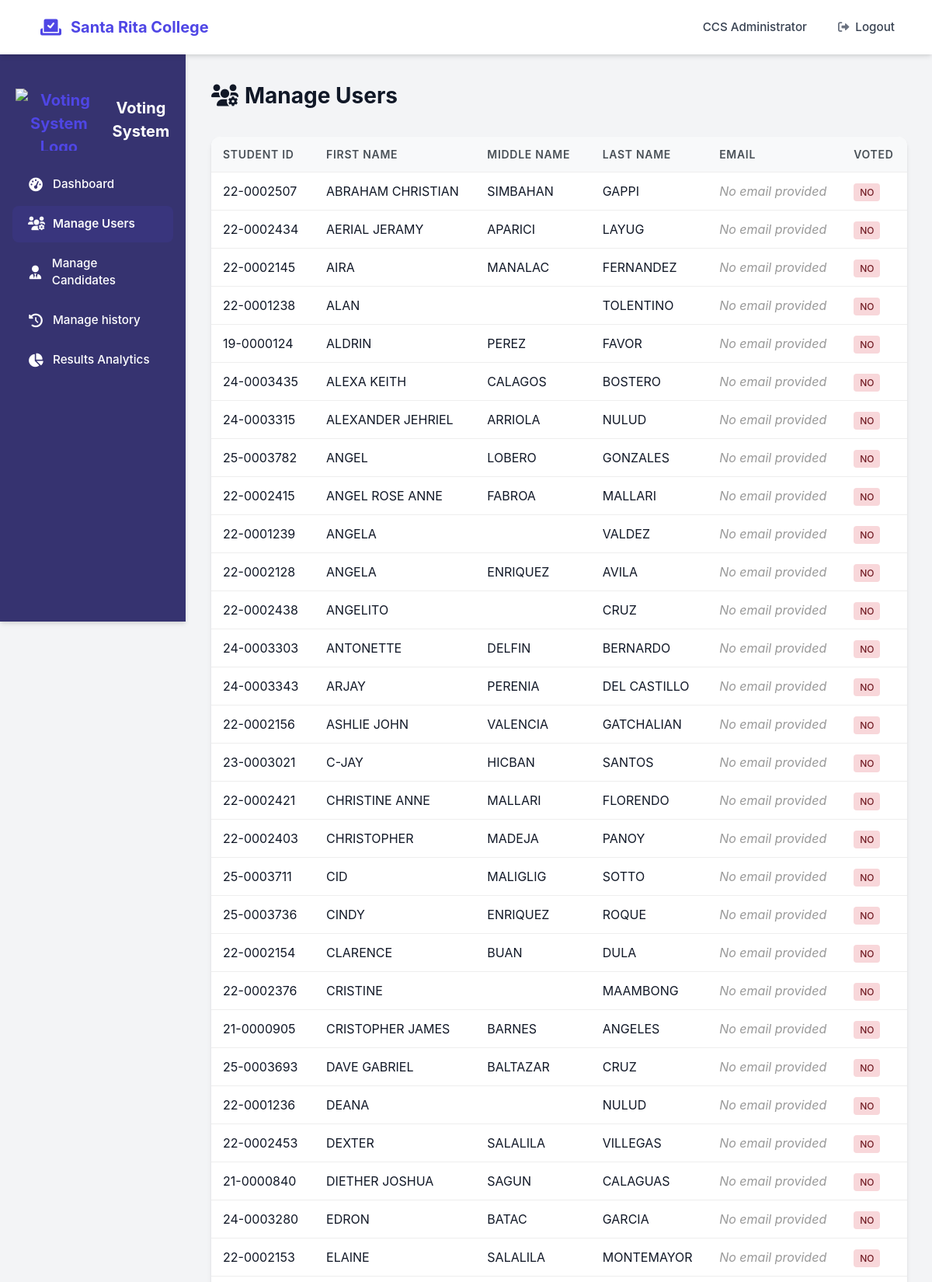
The app's page /admin/manage_users.php (signed in, upper part) with its own data.
### tables this page shows
CREATE TABLE `students` (
  `student_id` varchar(10) NOT NULL,
  `rfid_number` varchar(50) NOT NULL,
  `profile_picture` varchar(255) DEFAULT NULL,
  `first_name` varchar(100) NOT NULL,
  `middle_name` varchar(100) DEFAULT '',
  `last_name` varchar(100) NOT NULL,
  `suffix` varchar(50) DEFAULT '',
  `gender` varchar(6) NOT NULL,
  `email` varchar(150) DEFAULT NULL,
  `password` varchar(255) DEFAULT NULL,
  `is_approved` tinyint(1) NOT NULL DEFAULT '0',
  `has_voted` tinyint(1) NOT NULL DEFAULT '0',
  `reset_token` varchar(255) DEFAULT NULL,
  `reset_token_expires_at` datetime DEFAULT NULL,
  `department_id` int(11) DEFAULT NULL,
  `course_id` int(11) DEFAULT NULL
);

### admin/manage_users.php (the view, shortened to what this page needs)
<?php
require_once '../includes/db_connect.php';
try {
    $users = $pdo->query("SELECT student_id, first_name, middle_name, last_name, email AS gmail, has_voted FROM students ORDER BY first_name, middle_name, last_name")
                 ->fetchAll(PDO::FETCH_ASSOC);
} catch (PDOException $e) {
    $error = "Failed to load users: " . $e->getMessage();
    $users = array();
}
?>
<!DOCTYPE html>
<html lang="en">
<head>
    <link rel="stylesheet" href="https://cdnjs.cloudflare.com/ajax/libs/font-awesome/6.0.0/css/all.min.css">
</head>
<body>
<div class="admin-dashboard-container">
    <div class="admin-top-bar">
        <div class="logo">
            <i class="fas fa-vote-yea"></i>
            <span>Santa Rita College</span>
        </div>
        <div class="admin-info">
            <span><?php echo htmlspecialchars($_SESSION['admin_name']); ?></span>
            <a href="logout.php" class="logout-btn">
                <i class="fas fa-sign-out-alt"></i>
                <span>Logout</span>
            </a>
        </div>
    </div>
    <div class="admin-main-content">
        <div class="admin-sidebar">
            <center><div class="logo">
                <img src="../pic/srclogo.png" alt="Voting System Logo">
                <span style="color: white">Voting System</span>
            </div></center>
            <ul>
                <li>
                    <a href="dashboard.php">
                        <i class="fas fa-tachometer-alt"></i>
                        <span>Dashboard</span>
                    </a>
                </li>
                <li class="active">
                    <a href="manage_users.php">
                        <i class="fas fa-users-cog"></i>
                        <span>Manage Users</span>
                    </a>
                </li>
                <li>
                    <a href="manage_candidates.php">
                        <i class="fas fa-user-tie"></i>
                        <span>Manage Candidates</span>
                    </a>
                </li>
                <li>
                    <a href="manage_history.php">
                        <i class="fas fa-history"></i>
                        <span>Manage history</span>
                    </a>
                </li>
                <li>
                    <a href="results.php">
                        <i class="fas fa-chart-pie"></i>
                        <span>Results Analytics</span>
                    </a>
                </li>
            </ul>
        </div>
        <div class="admin-content-area">
            <div class="content-header">
                <h2>
                    <i class="fas fa-users-cog"></i>
                    Manage Users
                </h2>
            </div>
            <div class="user-management">
                <table id="usersTable">
                    <thead>
                    <tr>
                        <th>Student ID</th>
                        <th>First Name</th>
                        <th class="hide-sm">Middle Name</th>
                        <th>Last Name</th>
                        <th>Email</th>
                        <th class="hide-sm">Voted</th>
                    </tr>
                    </thead>
                    <tbody id="usersTableBody">
                    <?php if (!empty($users)): ?>
                        <?php foreach ($users as $user): ?>
                            <tr>
                                <td><?php echo htmlspecialchars($user['student_id']); ?></td>
                                <td><?php echo htmlspecialchars($user['first_name']); ?></td>
                                <td class="hide-sm"><?php echo htmlspecialchars($user['middle_name']); ?></td>
                                <td><?php echo htmlspecialchars($user['last_name']); ?></td>
                                <td class="gmail-cell">
                                    <?php if (!empty($user['gmail'])): ?>
                                        <span class="gmail-text"><?php echo htmlspecialchars($user['gmail']); ?></span>
                                    <?php else: ?>
                                        <span class="no-gmail">No email provided</span>
                                    <?php endif; ?>
                                </td>
                                <td class="hide-sm">
                                    <span class="status <?php echo $user['has_voted'] ? 'voted' : 'not-voted'; ?>">
                                        <?php echo $user['has_voted'] ? 'Yes' : 'No'; ?>
                                    </span>
                                </td>
                            </tr>
                        <?php endforeach; ?>
                    <?php else: ?>
                        <tr>
                            <td colspan="6" style="text-align: center; font-style: italic; color: #6b7280;">No users found.</td>
                        </tr>
                    <?php endif; ?>
                    </tbody>
                </table>
            </div>
        </div>
    </div>
</div>

### admin/manage_users.php (style rules this page uses)
.gmail-cell { max-width: 200px; word-break: break-word; overflow-wrap: break-word; }
.no-gmail { color: #999; font-style: italic; }
:root { --primary-color: #4f46e5; --primary-light: #6366f1; --primary-dark: #4338ca; --secondary-color: #7c3aed; --accent-color: #2563eb; --light-color: #f9fafb; --dark-color: #111827; --gray-dark: #374151; --gray-medium: #6b7280; --gray-light: #e5e7eb; --danger-color: #dc2626; --success-color: #10b981; --warning-color: #f59e0b; --border-radius: 12px; --border-radius-sm: 8px; --box-shadow: 0 4px 6px -1px rgba(0, 0, 0, 0.1), 0 2px 4px -1px rgba(0, 0, 0, 0.06); --box-shadow-md: 0 10px 15px -3px rgba(0, 0, 0, 0.1), 0 4px 6px -2px rgba(0, 0, 0, 0.05); --transition: all 0.2s cubic-bezier(0.4, 0, 0.2, 1); }
* { margin: 0; padding: 0; box-sizing: border-box; font-family: 'Inter', -apple-system, BlinkMacSystemFont, sans-serif; }
body { background-color: #f3f4f6; color: var(--dark-color); line-height: 1.5; }
.admin-dashboard-container { display: flex; flex-direction: column; min-height: 100vh; }
.admin-top-bar { background-color: white; padding: 0 2rem; display: flex; justify-content: space-between; align-items: center; box-shadow: var(--box-shadow); position: sticky; top: 0; z-index: 100; height: 70px; }
.logo { font-size: 1.25rem; font-weight: 700; color: var(--primary-color); display: flex; align-items: center; gap: 0.75rem; }
.logo i { font-size: 1.5rem; color: var(--primary-color); }
.admin-info { display: flex; align-items: center; gap: 1.5rem; }
.admin-info span { font-weight: 500; color: var(--gray-dark); font-size: 0.95rem; }
.logout-btn { color: var(--gray-medium); text-decoration: none; font-weight: 500; display: flex; align-items: center; gap: 0.5rem; transition: var(--transition); font-size: 0.9rem; padding: 0.5rem 1rem; border-radius: var(--border-radius-sm); }
.admin-main-content { display: flex; flex: 1; }
.admin-sidebar { width: 280px; background-color: rgb(54, 51, 112); padding: 1.5rem 0; box-shadow: var(--box-shadow); height: calc(100vh - 70px); position: sticky; top: 70px; transition: var(--transition); border-right: 1px solid var(--gray-light); }
.admin-sidebar ul { list-style: none; padding: 0 1rem; }
.admin-sidebar li { margin-bottom: 0.25rem; }
.admin-sidebar a { display: flex; align-items: center; padding: 0.75rem 1.25rem; color: white; text-decoration: none; transition: var(--transition); gap: 0.75rem; border-radius: var(--border-radius-sm); font-weight: 500; font-size: 0.95rem; }
.admin-sidebar a i { width: 20px; text-align: center; font-size: 1.1rem; }
.admin-sidebar .active a { background-color: rgba(79, 70, 229, 0.1); color: var(--light-color); font-weight: 600; }
.admin-content-area { flex: 1; padding: 2rem; background-color: #f3f4f6; }
.user-management { background-color: white; border-radius: var(--border-radius); box-shadow: var(--box-shadow); overflow: hidden; }
table { width: 100%; border-collapse: collapse; }
th, td { padding: 12px 15px; text-align: left; border-bottom: 1px solid #eee; vertical-align: middle; }
th { background-color: #f8f9fa; font-weight: 600; color: #495057; font-size: 0.875rem; text-transform: uppercase; letter-spacing: 0.05em; }
.status { padding: 4px 8px; border-radius: 4px; font-size: 12px; font-weight: 500; text-transform: uppercase; }
.status.not-voted { background-color: #f8d7da; color: #721c24; }
.logo { padding: 20px; text-align: center; }
.logo img { max-width: 100%; height: auto; max-height: 80px; }
.content-header { margin-bottom: 2rem; }
.content-header h2 { color: var(--dark-color); font-weight: 700; font-size: 1.75rem; display: flex; align-items: center; gap: 0.5rem; }
@media (max-width: 1200px) { .admin-sidebar { width: 240px; } }

### records on screen
students: student_id "22-0002507", first_name "ABRAHAM CHRISTIAN", middle_name "SIMBAHAN", last_name "GAPPI", shows "No email provided", has_voted "NO"
students: student_id "22-0002434", first_name "AERIAL JERAMY", middle_name "APARICI", last_name "LAYUG", shows "No email provided", has_voted "NO"
students: student_id "22-0002145", first_name "AIRA", middle_name "MANALAC", last_name "FERNANDEZ", shows "No email provided", has_voted "NO"
students: student_id "22-0001238", first_name "ALAN", last_name "TOLENTINO", shows "No email provided", has_voted "NO"
students: student_id "19-0000124", first_name "ALDRIN", middle_name "PEREZ", last_name "FAVOR", shows "No email provided", has_voted "NO"
students: student_id "24-0003435", first_name "ALEXA KEITH", middle_name "CALAGOS", last_name "BOSTERO", shows "No email provided", has_voted "NO"
students: student_id "24-0003315", first_name "ALEXANDER JEHRIEL", middle_name "ARRIOLA", last_name "NULUD", shows "No email provided", has_voted "NO"
students: student_id "25-0003782", first_name "ANGEL", middle_name "LOBERO", last_name "GONZALES", shows "No email provided", has_voted "NO"
students: student_id "22-0002415", first_name "ANGEL ROSE ANNE", middle_name "FABROA", last_name "MALLARI", shows "No email provided", has_voted "NO"
students: student_id "22-0001239", first_name "ANGELA", last_name "VALDEZ", shows "No email provided", has_voted "NO"
students: student_id "22-0002128", first_name "ANGELA", middle_name "ENRIQUEZ", last_name "AVILA", shows "No email provided", has_voted "NO"
students: student_id "22-0002438", first_name "ANGELITO", last_name "CRUZ", shows "No email provided", has_voted "NO"
students: student_id "24-0003303", first_name "ANTONETTE", middle_name "DELFIN", last_name "BERNARDO", shows "No email provided", has_voted "NO"
students: student_id "24-0003343", first_name "ARJAY", middle_name "PERENIA", last_name "DEL CASTILLO", shows "No email provided", has_voted "NO"
students: student_id "22-0002156", first_name "ASHLIE JOHN", middle_name "VALENCIA", last_name "GATCHALIAN", shows "No email provided", has_voted "NO"
students: student_id "23-0003021", first_name "C-JAY", middle_name "HICBAN", last_name "SANTOS", shows "No email provided", has_voted "NO"
students: student_id "22-0002421", first_name "CHRISTINE ANNE", middle_name "MALLARI", last_name "FLORENDO", shows "No email provided", has_voted "NO"
students: student_id "22-0002403", first_name "CHRISTOPHER", middle_name "MADEJA", last_name "PANOY", shows "No email provided", has_voted "NO"
students: student_id "25-0003711", first_name "CID", middle_name "MALIGLIG", last_name "SOTTO", shows "No email provided", has_voted "NO"
students: student_id "25-0003736", first_name "CINDY", middle_name "ENRIQUEZ", last_name "ROQUE", shows "No email provided", has_voted "NO"
students: student_id "22-0002154", first_name "CLARENCE", middle_name "BUAN", last_name "DULA", shows "No email provided", has_voted "NO"
students: student_id "22-0002376", first_name "CRISTINE", last_name "MAAMBONG", shows "No email provided", has_voted "NO"
students: student_id "21-0000905", first_name "CRISTOPHER JAMES", middle_name "BARNES", last_name "ANGELES", shows "No email provided", has_voted "NO"
students: student_id "25-0003693", first_name "DAVE GABRIEL", middle_name "BALTAZAR", last_name "CRUZ", shows "No email provided", has_voted "NO"
students: student_id "22-0001236", first_name "DEANA", last_name "NULUD", shows "No email provided", has_voted "NO"
students: student_id "22-0002453", first_name "DEXTER", middle_name "SALALILA", last_name "VILLEGAS", shows "No email provided", has_voted "NO"
students: student_id "21-0000840", first_name "DIETHER JOSHUA", middle_name "SAGUN", last_name "CALAGUAS", shows "No email provided", has_voted "NO"
students: student_id "24-0003280", first_name "EDRON", middle_name "BATAC", last_name "GARCIA", shows "No email provided", has_voted "NO"
students: student_id "22-0002153", first_name "ELAINE", middle_name "SALALILA", last_name "MONTEMAYOR", shows "No email provided", has_voted "NO"

### other values on screen
$_SESSION['admin_name'] "CCS Administrator"
